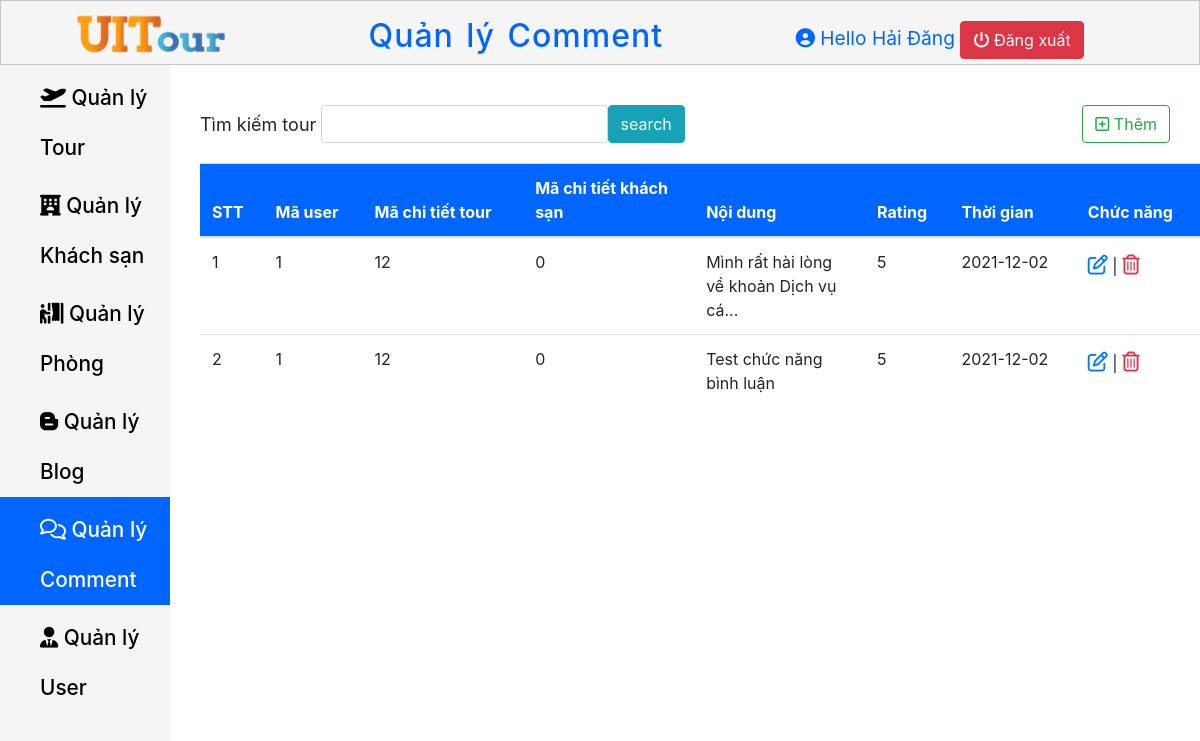
/Page-Admin/QuanLyComment.php (signed in), run on an earlier commit of the app's database.
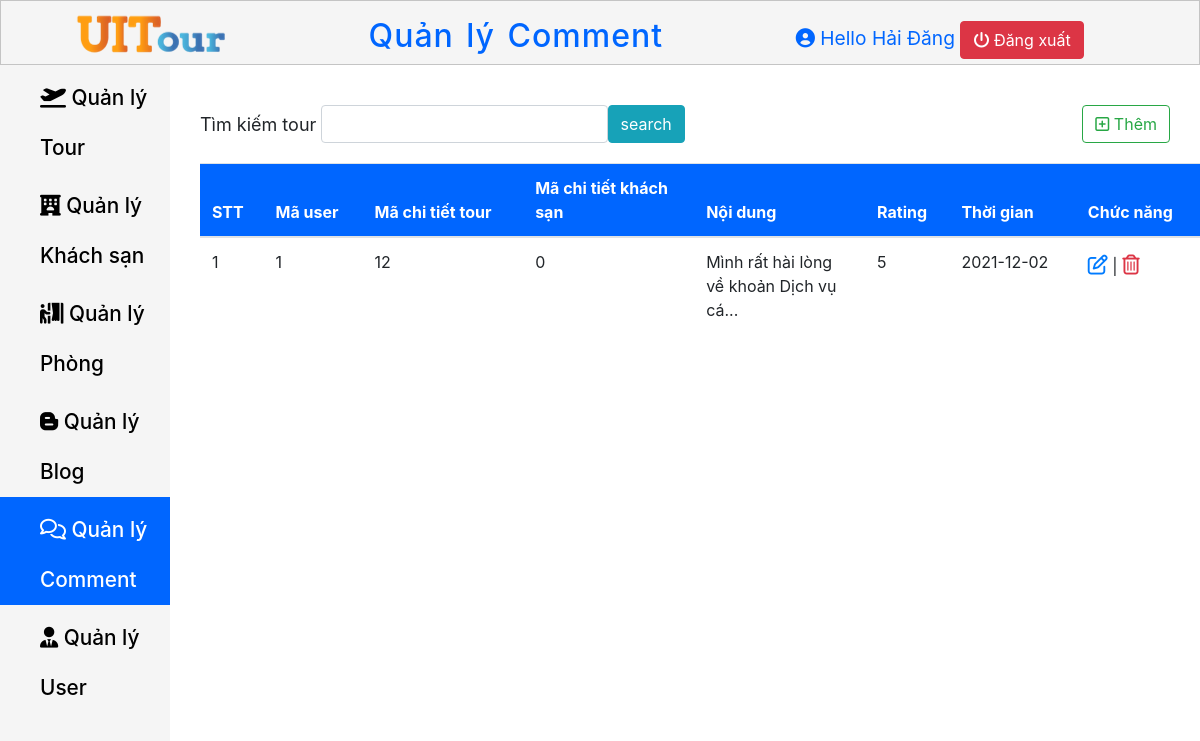
And on a later commit of the database.
### tables this page shows
CREATE TABLE `evaluate` (
  `Evaluate_Id` int(11) NOT NULL,
  `User_Id` int(11) NOT NULL,
  `CT_Tour_Id` int(11) DEFAULT NULL,
  `CT_Hotel_Id` int(11) DEFAULT NULL,
  `Content` text NOT NULL,
  `Rating` int(11) DEFAULT NULL,
  `Time` date DEFAULT NULL
);

### Page-Admin/QuanLyComment.php (the view, shortened to what the changed rows need)
<?php
    require "../connect.php";
    if(isset($_POST["search"]))
    {
        $result = $_POST["search"];
        $sql = "SELECT * FROM evaluate WHERE 'User_Id' Like '%$result%'";
    }
    else
        $sql = "SELECT * from evaluate";
    $kq = $conn->query($sql);
?>
<!DOCTYPE html>
<html lang="en">
<head>
    <link rel="stylesheet" href="Navbar.css">
    <link rel="stylesheet" href="Content.css">
    <link rel="stylesheet" href="https://cdn.jsdelivr.net/npm/bootstrap@4.5.3/dist/css/bootstrap.min.css">
    <link rel="stylesheet" href="https://cdnjs.cloudflare.com/ajax/libs/font-awesome/6.0.0-beta3/css/all.min.css" />
</head>
<body>
    <header class="header-container">
        <h2 class="header-container__Title">
            Quản lý Comment
        </h2>
    </header>
    <main class="main">
        <section>
            <div class="table-overflow">
                <table class="table table-hover">
                    <thead>
                        <tr>
                            <th>STT</th>
                            <th>Mã user</th>
                            <th>Mã chi tiết tour</th>
                            <th>Mã chi tiết khách sạn</th>
                            <th>Nội dung</th>
                            <th>Rating</th>
                            <th>Thời gian</th>
                            <th>Chức năng</th>
                        </tr>
                    </thead>
                    <tbody>
                        <?php while($row = $kq->fetch_assoc()) { ?>
                            <tr>
                                <td class="counterCell"></td>
                                <td><?php echo $row["User_Id"] ?></td>
                                <td><?php echo $row["CT_Tour_Id"] ?></td>
                                <td><?php echo $row["CT_Hotel_Id"] ?></td>
                                <?php
                                if(str_word_count($row["Content"]) > 50) {
                                     $cnt = substr($row["Content"], 0, 50);
                                    echo "<td>".$cnt."..."."</td>";
                                }
                                else {
                                    echo "<td>".$row["Content"]."</td>";
                                }
                                ?>
                                <td><?php echo $row["Rating"] ?></td>
                                <td><?php echo $row["Time"] ?></td>
                                <td>
                                    <a  href="../Page-Admin/SuaCmt.php?id=<?php echo $row["Evaluate_Id"] ?>" style="font-size: 20px;" ><i class="far fa-edit"></i></a> |
                                    <a href="../Page-Admin/XoaCmt.php?id=<?php echo $row["Evaluate_Id"] ?>" style="font-size: 20px; " class="text-danger" onclick="return confirm('Bạn chắn chắn xóa chứ?')"><i class="far fa-trash-alt"></i></a>
                                </td>
                            </tr>
                        <?php } ?>
                    </tbody>
                </table>
            </div>
        </section>
    </main>
</body>
</html>

What changed in the data, as far as the page shows it:
removed evaluate: User_Id "1", CT_Tour_Id "12", CT_Hotel_Id "0", Content "Test chức năng bình luận", Rating "5", Time "2021-12-02"
